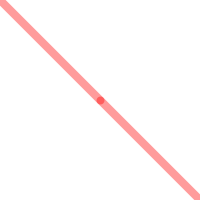
Frame 1 (no input)
Frame 60 (the mouse pressed at the canvas centre just before this capture): identical to frame 1, image omitted
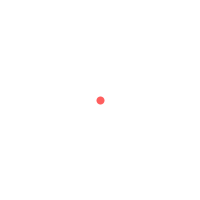
Frame 120 (the mouse held since frame 60 and released just before this capture)

The Processing sketch that drew these frames (run headless with seeded random() and noise(); from frame 60 on, the mouse is pressed at the canvas centre):

// Processing sketch: sketch_23_1
// ── sketch_23_1.pde
//Control the position of a shape with the mouse. Strive to create a more interesting 
// relation than one directly mimicking the position of the cursor



void setup() {
  size(200, 200);
  strokeWeight(8);
  smooth();
  stroke(255,0,0,100);

}
void draw() {
background(255);
float ix = width-mouseX;
float iy = height-mouseY;
line(100,100,mouseX,mouseY);
line(100,100,ix,iy);

} 
